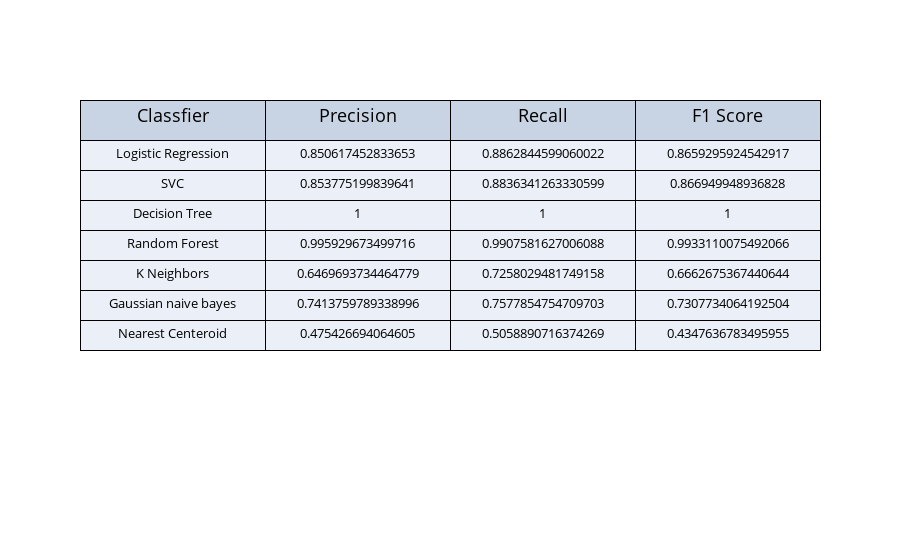

The cell this chart's notebook holds for it:
### Markdown cell above
#### we can conclude from the table that Decision tree classifiers has the best recall,precision and f1 score, while the nearest centorid has the worse recall,precision and f1 score.

### Code cell
import plotly.graph_objects as go
fig= go.Figure(data=[go.Table(
    header=dict(values=['Classfier','Precision','Recall','F1 Score'],
                font=dict(color='black',size=18),height=40,line_color='black'),      
                  cells=dict(values=[['Logistic Regression', 'SVC','Decision Tree','Random Forest', 
                                      'K Neighbors','Gaussian naive bayes','Nearest Centeroid']
                    ,[p,p1,p2,p3,p4,p5,p7],[r,r1,r2,r3,r4,r5,r7],[f,f1,f2,f3,f4,f5,f7]],font=dict(color='black',size=13),height=30,line_color='black'))
                     ])
fig.show()

### Figure 1 — Plotly figure (JSON) as saved in the notebook; plotly's stock layout.template omitted (floating-point values rounded to 4 significant figures)
{"data": [{"cells": {"font": {"color": "black", "size": 13}, "height": 30, "line": {"color": "black"}, "values": [["Logistic Regression", "SVC", "Decision Tree", "Random Forest", "K Neighbors", "Gaussian naive bayes", "Nearest Centeroid"], [0.8506, 0.8538, 1, 0.9959, 0.647, 0.7414, 0.4754], [0.8863, 0.8836, 1, 0.9908, 0.7258, 0.7578, 0.5059], [0.8659, 0.8669, 1, 0.9933, 0.6663, 0.7308, 0.4348]]}, "header": {"font": {"color": "black", "size": 18}, "height": 40, "line": {"color": "black"}, "values": ["Classfier", "Precision", "Recall", "F1 Score"]}, "type": "table"}], "layout": {"autosize": true}}
